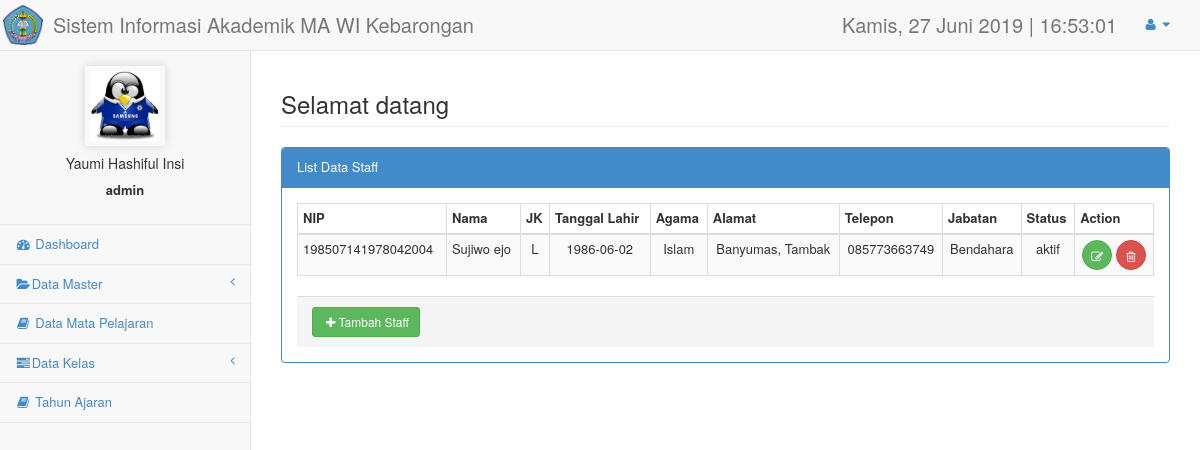
The app's page /admin/data_staff.php (signed in) with its own data.
### tables this page shows
CREATE TABLE IF NOT EXISTS `staff` (
`id_staff` int(2) NOT NULL,
  `nip` varchar(50) NOT NULL,
  `nama` varchar(30) NOT NULL,
  `gender` enum('L','P') NOT NULL,
  `lahir` date NOT NULL,
  `agama` enum('Islam','Kristen','Katholik','Protestan','Hindu','Budha') NOT NULL,
  `alamat` text NOT NULL,
  `telepon` varchar(15) NOT NULL,
  `jabatan` varchar(30) NOT NULL,
  `status` enum('aktif','nonaktif') NOT NULL
);

### admin/data_staff.php (the view, shortened to what this page needs)
<!DOCTYPE html>
<html lang="en">
<head>
    <link href="../css/bootstrap.min.css" rel="stylesheet">
    <link href="../css/plugins/metisMenu/metisMenu.min.css" rel="stylesheet">
    <link href="../css/plugins/dataTables.bootstrap.css" rel="stylesheet">
    <link href="../css/sb-admin-2.css" rel="stylesheet">
    <link href="../font-awesome-4.1.0/css/font-awesome.min.css" rel="stylesheet" type="text/css">
</head>
<body>
    <?php include('library/header.php');?>
    <?php include('library/sidebar.php');?>
        <div id="page-wrapper">
            <div class="row">
                <div class="col-lg-12">
                    <h3 class="page-header">Selamat datang </h3>
            <div class="row">
                <div class="col-lg-12">
                    <div class="panel panel-primary">
                        <div class="panel-heading">
                            List Data Staff
                        </div>
                        <div class="panel-body">
                            <div class="table-responsive">
                            <table class='table table-striped table-bordered table-hover' id='dataTables-example'>
                                <thead>
                                    <tr>
                                    <th>NIP</th>
                                    <th>Nama</th>
                                    <th>JK</th>
                                    <th>Tanggal Lahir</th>
                                    <th>Agama</th>
                                    <th>Alamat</th>
                                    <th>Telepon</th>
                                    <th>Jabatan</th>
                                    <th>Status</th>
                                    <th align='center'>Action</th>
                                    </tr>
                                </thead>
                                <tbody>
                                <?php
                                $sql="SELECT * FROM staff";
                                $result = mysql_query($sql);;
                                while($row=mysql_fetch_array($result)){?>
                                    <tr>
                                    <td><?php echo $row['nip'];?></td>
                                    <td><?php echo $row['nama'];?></td>
                                    <td align='center'><?php echo $row['gender'];?></td>
                                    <td align='center'><?php echo $row['lahir'];?></td>
                                    <td align='center'><?php echo $row['agama'];?></td>
                                    <td align='center'><?php echo $row['alamat'];?></td>
                                    <td align='center'><?php echo $row['telepon'];?></td>
                                    <td align='center'><?php echo $row['jabatan'];?></td>
                                    <td align='center'><?php echo $row['status'];?></td>
                                    <td align='center'>
                                    <a href="#" class='open_modal' id='<?php echo $row['id_staff']; ?>'><button type='button' class='btn btn-success btn-circle'><i class='fa fa-edit fa-fw'></i></button></a>
                                    <a href="#" onclick="confirm_modal('delete/staff.php?&id_staff=<?php echo $row['id_staff']; ?>');"><button type='button' class='btn btn-danger btn-circle'><i class='fa fa-trash-o'></i></button></a>
                                    </td>
                                    </tr>
                                    <?php }
                                ?>
                                    </tbody>
                                </table>
                            </div>
                            <div class="panel-footer">
                            <a href="#" class="btn btn-success btn-sm" data-target="#ModalAdd" data-toggle="modal"><i class="fa fa-plus fa-fw"></i>Tambah Staff</button></a>
                            </div>
                        </div>
                    </div>
                </div>
            </div>
      </div>
</body>
</html>

### css/sb-admin-2.css (style rules this page uses)
body { background-color: #f8f8f8; }
#page-wrapper { padding: 0 15px; min-height: 568px; background-color: #fff; }
@media (min-width:768px) { #page-wrapper { position: inherit; margin: 0 0 0 250px; padding: 0 30px; border-left: 1px solid #e7e7e7; } }
.btn-circle { width: 30px; height: 30px; padding: 6px 0; border-radius: 15px; text-align: center; font-size: 12px; line-height: 1.428571429; }

### records on screen
staff: nip "198507141978042004", nama "Sujiwo ejo", gender "L", lahir "1986-06-02", agama "Islam", alamat "Banyumas, Tambak", telepon "085773663749", jabatan "Bendahara", status "aktif"

### other values on screen
$_SESSION['nama'] "Yaumi Hashiful Insi"
$_SESSION['username'] "admin"
